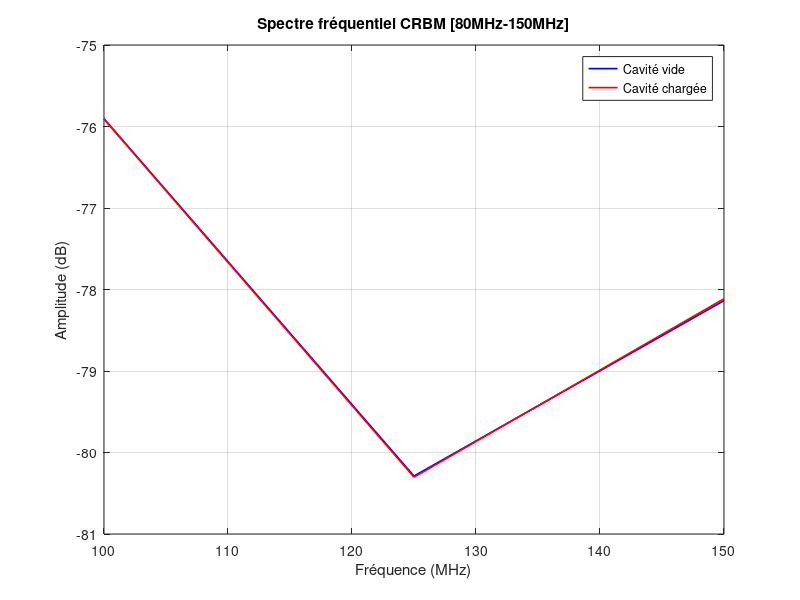

MATLAB code to generate this figure:
clc; clear; close all;

% Paramètres
Dt = 1e-10;           % Pas de temps
Nt = 400;             % Nombre d'itérations
Fs = 1/Dt;            % Fréquence d'échantillonnage
fmin = 80e6;          % 80 MHz
fmax = 150e6;         % 150 MHz

% 1) Chargement des résultats temporels
E_vide     = load('result_vide.txt');
E_chargee  = load('result_chargee.txt');

Ex_vide    = E_vide(:,1);
Ey_vide    = E_vide(:,2);
Ez_vide    = E_vide(:,3);

Ex_chargee = E_chargee(:,1);
Ey_chargee = E_chargee(:,2);
Ez_chargee = E_chargee(:,3);

% 2) FFT pour chaque composante
tfin = Nt*Dt;
Discret = 0:Nt-1;
Freq = Discret/tfin;  % Fréquence en Hz

FFT_Ex_vide    = abs(fft(Ex_vide)/Nt);
FFT_Ey_vide    = abs(fft(Ey_vide)/Nt);
FFT_Ez_vide    = abs(fft(Ez_vide)/Nt);

FFT_Ex_chargee = abs(fft(Ex_chargee)/Nt);
FFT_Ey_chargee = abs(fft(Ey_chargee)/Nt);
FFT_Ez_chargee = abs(fft(Ez_chargee)/Nt);

FFT_total_vide    = sqrt(FFT_Ex_vide.^2 + FFT_Ey_vide.^2 + FFT_Ez_vide.^2);
FFT_total_chargee = sqrt(FFT_Ex_chargee.^2 + FFT_Ey_chargee.^2 + FFT_Ez_chargee.^2);

% 3) Limite bande [80 MHz, 150 MHz]
idx_band = (Freq >= fmin) & (Freq <= fmax);
f_band = Freq(idx_band);

FFT_vide_band    = FFT_total_vide(idx_band);
FFT_chargee_band = FFT_total_chargee(idx_band);

% 4) Identification des fréquences de résonance
% On considère les maxima locaux
[~, loc_vide]    = findpeaks(FFT_vide_band, 'MinPeakHeight', max(FFT_vide_band)*0.1);
[~, loc_chargee] = findpeaks(FFT_chargee_band, 'MinPeakHeight', max(FFT_chargee_band)*0.1);

f_res_vide    = f_band(loc_vide);
f_res_chargee = f_band(loc_chargee);

% 5) Tracé
figure;
plot(f_band/1e6, 20*log10(FFT_vide_band),'b','LineWidth',1.2); hold on;
plot(f_band/1e6, 20*log10(FFT_chargee_band),'r','LineWidth',1.2);
grid on;
xlabel('Fréquence (MHz)');
ylabel('Amplitude (dB)');
title('Spectre fréquentiel CRBM [80MHz-150MHz]');
legend('Cavité vide','Cavité chargée');

% Marquer les pics
plot(f_res_vide/1e6, 20*log10(FFT_vide_band(loc_vide)),'bo','MarkerFaceColor','b');
plot(f_res_chargee/1e6, 20*log10(FFT_chargee_band(loc_chargee)),'ro','MarkerFaceColor','r');

% 6) Affichage des fréquences de résonance
disp('Fréquences de résonance cavité vide (MHz) :');
disp(f_res_vide/1e6);

disp('Fréquences de résonance cavité chargée (MHz) :');
disp(f_res_chargee/1e6);